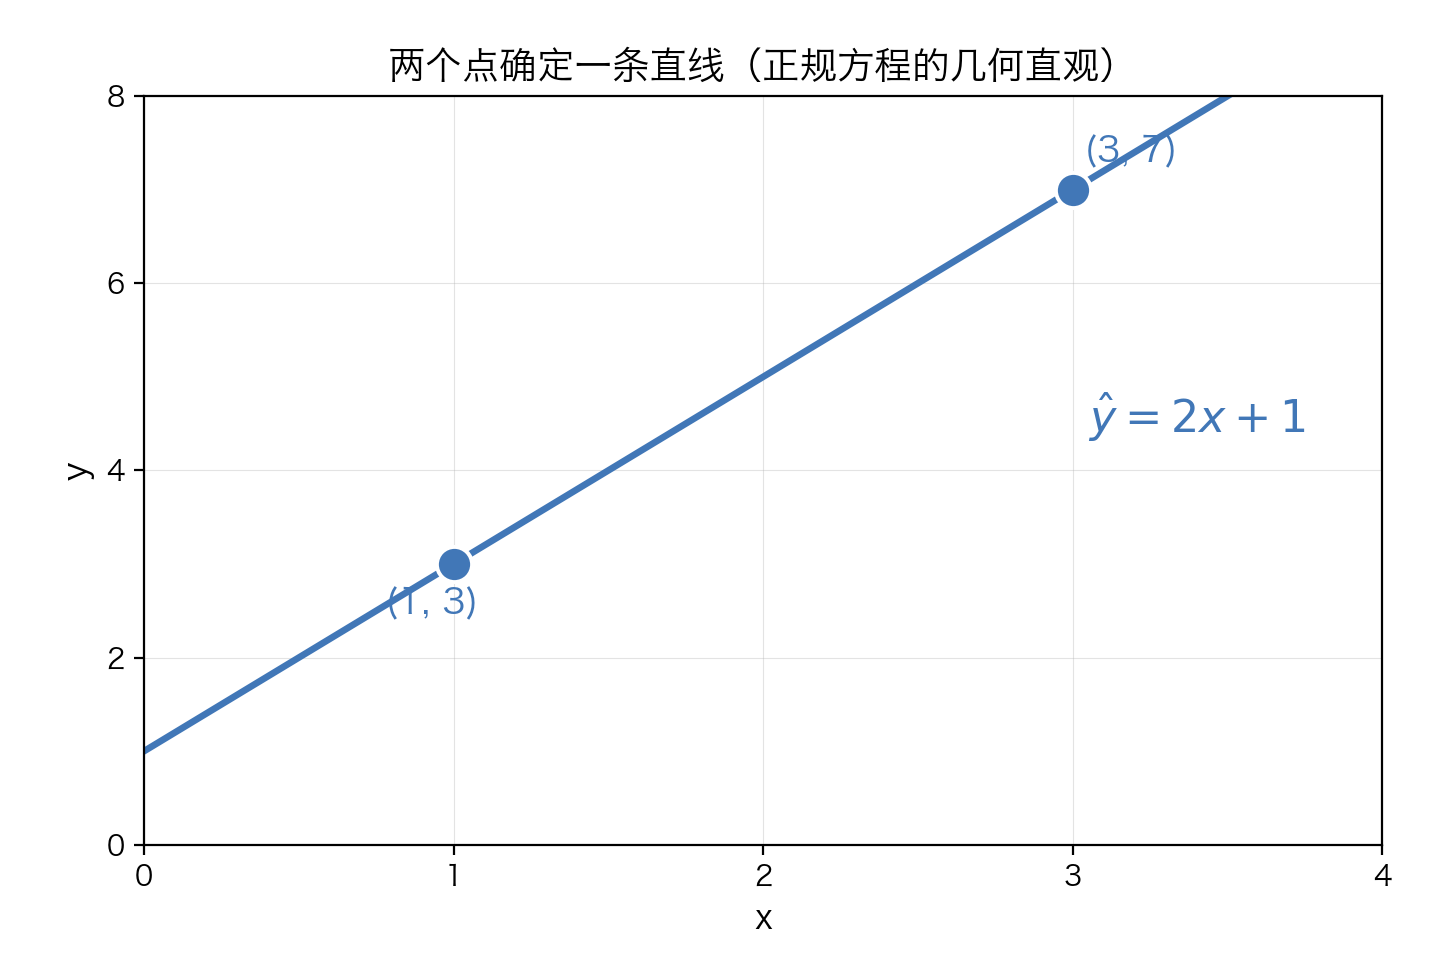

Write the Python code that produced this figure.
# 第 3 讲配图 3：两点定线（用于"正规方程"页）
# 数据：固定的两个教学点 (1, 3) 与 (3, 7)，示意数据（非采样数据）
#
# 教学数字手算验证（直线 y = 2x + 1 恰好穿过两点）：
#   x = 1:  2×1 + 1 = 3   -> 过点 (1, 3) ✓
#   x = 3:  2×3 + 1 = 7   -> 过点 (3, 7) ✓
#   （两点解两方程 a·1+b=3, a·3+b=7 -> a=2, b=1，即正规方程给出的解）
from pathlib import Path

import matplotlib.pyplot as plt
import numpy as np

# 中文字体（照抄 03a-gradient-descent.ipynb cell#8）：macOS PingFang SC + 回退链
plt.rcParams["font.sans-serif"] = ["PingFang SC", "Hiragino Sans GB", "Microsoft YaHei",
                                   "Arial Unicode MS", "DejaVu Sans"]
plt.rcParams["axes.unicode_minus"] = False

BLUE = "#4177b7"

fig, ax = plt.subplots(figsize=(7.2, 4.8))
fig.subplots_adjust(left=0.10, right=0.96, top=0.90, bottom=0.12)

xs = np.array([0, 4])
ax.plot(xs, 2 * xs + 1, color=BLUE, lw=2.4, zorder=2)

px, py = np.array([1.0, 3.0]), np.array([3.0, 7.0])
ax.scatter(px, py, s=160, color=BLUE, edgecolors="white", linewidths=1.4, zorder=3)

# 标注两点坐标
ax.annotate("(1, 3)", (1, 3), textcoords="offset points", xytext=(-8, -18),
            fontsize=13, color=BLUE, weight="bold", ha="center")
ax.annotate("(3, 7)", (3, 7), textcoords="offset points", xytext=(4, 10),
            fontsize=13, color=BLUE, weight="bold", ha="left")

# 方程标注（放在线右上方的空白处）
# mathtext 写法渲染 ŷ（中文字体缺 U+0177 字形，交由 DejaVu 数学字体渲染）
ax.text(3.05, 4.4, r"$\hat{y} = 2x + 1$", fontsize=16, color=BLUE, weight="bold")

ax.grid(True, lw=0.4, alpha=0.35)
ax.set_xlabel("x", fontsize=12)
ax.set_ylabel("y", fontsize=12)
ax.set_title("两个点确定一条直线（正规方程的几何直观）", fontsize=13.5)
ax.set_xlim(0, 4)
ax.set_ylim(0, 8)
ax.set_xticks(range(5))
ax.set_yticks(range(0, 9, 2))

out = Path(__file__).with_name("ch3-normal-eq.png")
fig.savefig(out, dpi=200, facecolor="white")
print("saved:", out)
